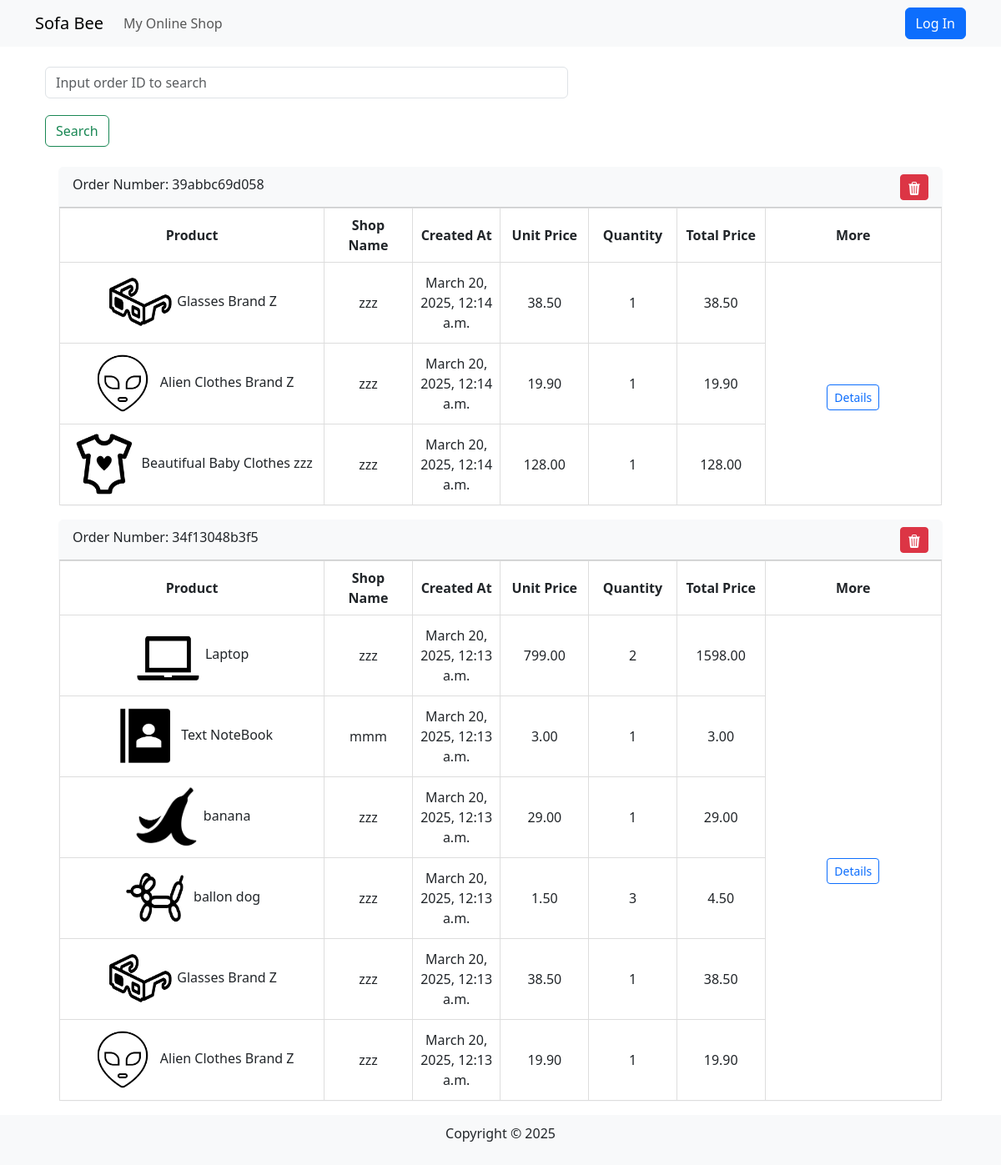
/profiles/history_order/1/, run on the app's committed database.
### orders/models.py (models this page shows, shortened)
class Order(models.Model):
    STATUS_CHOICES = [
        ('pending', 'Pending Payment'),
        ('paid', 'Paid'),
        ('shipped', 'Shipped'),
        ('completed', 'Completed'),
    ]
    PAYMENT_CHOICES = [
        ('credit_card', 'Credit Card'),
        ('paypal', 'PayPal'),
        ('wechat', 'WeChat Pay'),
        ('alipay', 'Alipay'),
        ('cash', 'Cash on Delivery'),
    ]
    user = models.ForeignKey(User, on_delete=models.CASCADE, related_name='orders')
    order_number = models.CharField(max_length=20, unique=True)
    total_price = models.DecimalField(max_digits=10, decimal_places=2)
    paid_at = models.DateTimeField(null=True, blank=True)  # 记录支付时间
    status = models.CharField(max_length=10, choices=STATUS_CHOICES, default='pending')
    payment_method = models.CharField(max_length=20, choices=PAYMENT_CHOICES, default='credit_card')
    shipping_address = models.TextField(null=True, blank=True)
    created_at = models.DateTimeField(auto_now_add=True)

class OrderItem(models.Model):
    order = models.ForeignKey(Order, related_name="items", on_delete=models.CASCADE)  # 订单
    product_name = models.CharField(max_length=255)  # 商品名称
    quantity = models.PositiveIntegerField()  # 数量
    price = models.DecimalField(max_digits=10, decimal_places=2)  # 单价

### profiles/views.py (the view)
# urls.py: path('history_order/', history_order, name='history_order'),
def history_order(request, id=None):
    if id is None:
        id = request.user.id
    orders = Order.objects.filter(user_id=id).order_by('-created_at')  # 按创建时间倒序排列
    order_infos = []
    class Detail:
        def __init__(self, product_name, image, item_price, quantity, price, shop_name):
            self.product_name = product_name
            self.image = image
            self.item_price = item_price
            self.item_quantity = quantity
            self.price = price
            self.shop_name = shop_name
    class OrderInfo:
        def __init__(self, order_id, order_number, total_price, status, payment_method, created_at, details, paid_at):
            self.order_id = order_id
            self.order_number = order_number
            self.total_price = total_price
            self.status = status
            self.payment_method = payment_method
            self.created_at = created_at
            self.details = details
            self.paid_at = paid_at
    try:
        for order in orders:
            try:
                order_items = OrderItem.objects.filter(order=order)
                details_1 = []
                for item in order_items:
                    try:
                        image = None
                        try:
                            from products.models import Product
                            product = Product.objects.filter(name=item.product_name).first()
                            if product and product.image:
                                image = product.image.url
                        except Exception:
                            pass
                        shop_name = ''
                        try:
                            from products.models import Product
                            product = Product.objects.filter(name=item.product_name).first()
                            if product and product.seller:
                                shop_name = product.seller.username
                        except Exception:
                            pass
                        detail = Detail(
                            product_name=item.product_name,
                            image=image,
                            item_price=item.price,
                            quantity=item.quantity,
                            price=item.price*item.quantity,
                            shop_name=shop_name,
                        )
                        details_1.append(detail)
                    except Exception:
                        continue
                if details_1:
                    order_info = OrderInfo(
                        order_id=order.id,
                        order_number=order.order_number,
                        total_price=order.total_price,
                        status=order.status,
                        payment_method=order.payment_method,
                        created_at=order.created_at,
                        paid_at=order.paid_at,
                        details=details_1
                    )
                    order_infos.append(order_info)
            except Exception:
                continue
    except Exception as e:
        messages.error(request, f"获取订单历史时出错: {str(e)}")
    order_number = request.GET.get('q')
    filtered_order_infos = []
    if order_number:
        filtered_order_infos = [
            order_info for order_info in order_infos
            if str(order_info.order_number) == order_number
        ]
    else:
        filtered_order_infos = order_infos
    return render(request, "history_orders.html", {'id': id, 'orders': filtered_order_infos})

### cart/context_processors.py (called while the page is built)
def cart_processor(request):
    cart = None
    cart_total_items = 0
    if request.user.is_authenticated:
        try:
            cart = Cart.objects.get(user=request.user)
            cart_total_items = cart.items.count()
        except Cart.DoesNotExist:
            pass
    return {
        'cart': cart,
        'cart_total_items': cart_total_items
    }

### profiles/templates/history_orders.html (shortened to what this page needs)
{% extends 'base.html' %}
{% block content %}
<div class="container mt-4">
    <div class="row mb-4">
        <div class="col-md-7" >
            <form class="form-inline" method="get" action="{% url 'history_order_with_id' id=id %}" >
                <input class="form-control mr-sm-2" type="search" name="q" placeholder="Input order ID to search"
                       aria-label="Search" value="{{ request.GET.q|default:'' }}">
                <div style="padding-top:20px;"></div>
                <div class="d-flex">
                    <button class="btn btn-outline-success my-2 my-sm-0 me-2" type="submit">Search</button>
                </div>
            </form>
        </div>
    </div>
    {% if orders %}
    {% for order in orders %}
        <div class="card border-light m-3">
            <div class="card-header bg-light" style="text-align: left;">
                <span>Order Number: {{ order.order_number }}</span>
                <span class="float-end">
                    <a href="{% url 'delete_order' id=order.order_id %}" class="btn btn-sm btn-danger" onclick="return confirm('确定要删除此订单吗？');">
                    </a>
                </span>
            </div>
            <div class="card-body p-0">
                <div class="table-responsive-sm">
                    <table class="table mb-0">
                        <thead>
                    <tr>
                        <th style="width: 30%">Product</th>
                        <th style="width: 10%">Shop Name</th>
                        <th style="width: 10%">Created At</th>
                        <th style="width: 10%">Unit Price</th>
                        <th style="width: 10%">Quantity</th>
                        <th style="width: 10%">Total Price</th>
                        <th style="width: 20%">More</th>
                    </tr>
                    </thead>
                    <tbody>
                    {% for detail in order.details %}
                        <tr>
                            <td style="width: 30%">
                                <img style="width: 80px; height: 80px;" src="{{ detail.image }}">
                                <span>{{ detail.product_name }}</span>
                            </td>
                            <td>{{ detail.shop_name }}</td>
                            <td>{{ order.created_at }}</td>
                            <td>{{ detail.item_price }}</td>
                            <td>{{ detail.item_quantity }}</td>
                            <td>{{ detail.price }}</td>
                            {% if forloop.first %}
                            <td rowspan="{{ order.details|length }}" class="align-middle text-center">
                                <span class="badge bg-{{ order.status|lower }} mb-2">{{ order.status }}</span><br>
                                <a href="{% url 'history_order_detail' id=order.order_id %}" class="btn btn-sm btn-outline-primary">Details</a>
                            </td>
                            {% endif %}
                        </tr>
                    {% endfor %}
                    </tbody>
                </table>
                </div>
            </div>
        </div>
    {% endfor %}
    {% else %}
    <div class="alert alert-info text-center mt-5">
        <h4>You have no order records.</h4>
        <p>When you make a purchase, your orders will appear here.</p>
        <a href="{% url 'products:product_list' %}" class="btn btn-primary mt-3">Continue Shopping</a>
    </div>
    {% endif %}
</div>
{% endblock %}

### products/templates/base.html (style rules this page uses)
body { display: flex; flex-direction: column; min-height: 100vh; }

### profiles/templates/history_orders.html (style rules this page uses)
th, td { text-align: center; vertical-align: middle; padding: 8px; border: 1px solid #ddd; }

### data on the page
Order: order_number "39abbc69d058", created_at "March 20, 2025, 12:14 a.m." "March 20, 2025, 12:14 a.m." "March 20, 2025, 12:14 a.m."
OrderItem: product_name "Glasses Brand Z", item_price "38.50"
OrderItem: product_name "Alien Clothes Brand Z", item_price "19.90"
OrderItem: product_name "Beautifual Baby Clothes zzz", item_price "128.00"
Order: order_number "34f13048b3f5", created_at "March 20, 2025, 12:13 a.m." "March 20, 2025, 12:13 a.m." "March 20, 2025, 12:13 a.m." "March 20, 2025, 12:13 a.m." "March 20, 2025, 12:13 a.m." "March 20, 2025, 12:13 a.m."
OrderItem: product_name "Laptop", item_price "799.00"
OrderItem: product_name "Text NoteBook", item_price "3.00"
OrderItem: product_name "banana", item_price "29.00"
OrderItem: product_name "ballon dog", item_price "1.50"
OrderItem: product_name "Glasses Brand Z", item_price "38.50"
OrderItem: product_name "Alien Clothes Brand Z", item_price "19.90"

### other printed values
{{ detail.shop_name }} "zzz" "zzz" "zzz" "zzz" "mmm" "zzz" "zzz" "zzz" "zzz"
{{ detail.item_quantity }} "1" "1" "1" "2" "1" "1" "3" "1" "1"
{{ detail.price }} "38.50" "19.90" "128.00" "1598.00" "3.00" "29.00" "4.50" "38.50" "19.90"
